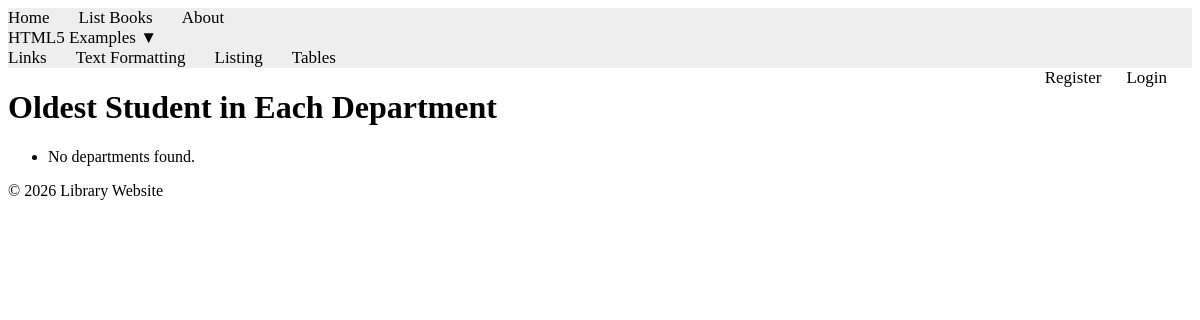
/books/lab9/task3/, run on an earlier commit of the app's database.
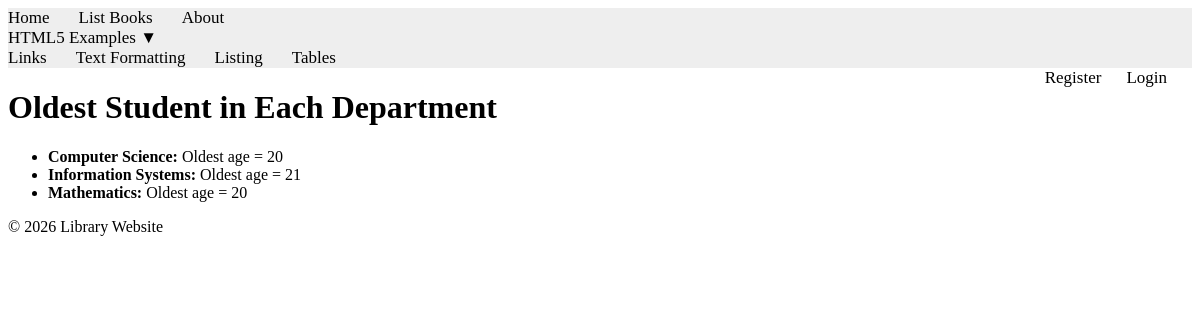
And on a later commit of the database.
### apps/bookmodule/models.py (models this page shows, shortened)
class Department(models.Model):
    name = models.CharField(max_length=100)

### apps/bookmodule/views.py (the view)
# urls.py: path('lab9/task3/', views.lab9_task3, name="books.lab9_task3"),
def lab9_task3(request):
    from django.db.models import Min
    stats = Department.objects.annotate(oldest=Min('student__age'))
    return render(request, 'bookmodule/lab9_task3.html', {'stats': stats})

### apps/templates/bookmodule/lab9_task3.html (shortened to what this page needs)
{% extends "layouts/base.html" %}
{% load static %}
{% block content %}
<div class="container">
    <h1>Oldest Student in Each Department</h1>
    <ul>
    {% for dept in stats %}
        <li><strong>{{ dept.name }}:</strong> Oldest age = {{ dept.oldest }}</li>
    {% empty %}
        <li>No departments found.</li>
    {% endfor %}
    </ul>
</div>
{% endblock content %}

What changed in the data, as far as the page shows it:
added Department: name "Computer Science", oldest "20"
added Department: name "Information Systems", oldest "21"
added Department: name "Mathematics", oldest "20"
Also different on the page:
text no longer shown: "No departments found."
